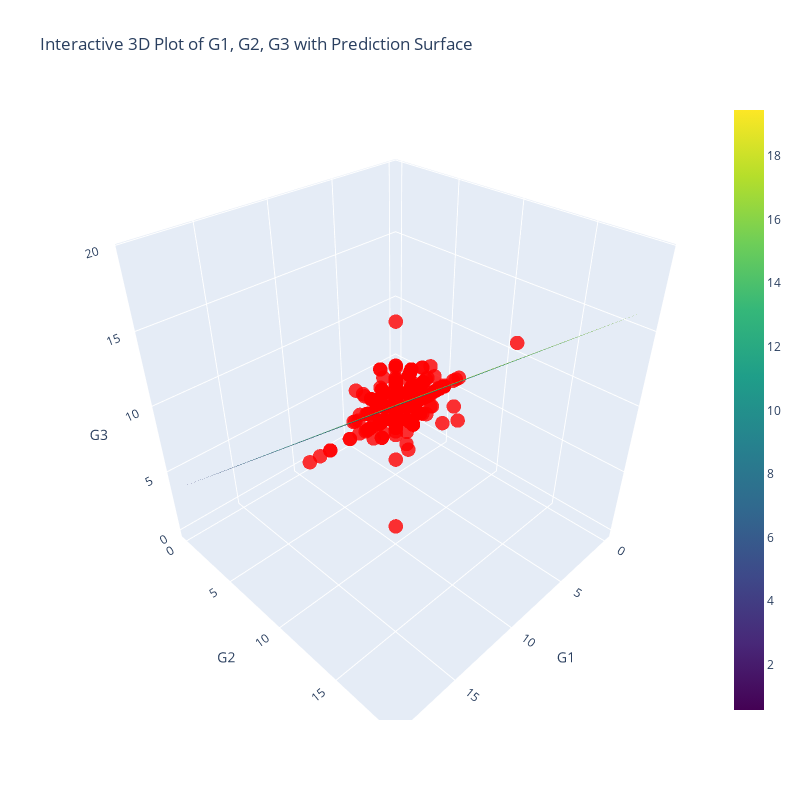

Here is the notebook cell this chart was saved with:
### Markdown cell above
That is a beautiful graph! You can clearly see our data points and our prediction surface. Also you can notice some outliers too. Apparently some students probably didn't enter the final exam or they somehow scored 0 even though they had some scores from previous exams. Whatever the reason is these outliers are the biggest enemy of linear regression. We should get rid of them and try to run our model again. Remember that we don't have much data so we wouldn't want to just get rid of all points where the G3 grade is 0. We want to just get rid of points where G1 and G2 grades are bigger than zero but G3 grade is zero. The points which have the G3 and G2 grades are zero together should stay.

### Code cell
# Getting rid of the rows where G3 is 0 but G1 and G2 are not 0
# ~ stand for NOT operation
# If the G3 is 0, G1 is greater than 0 and G2 is greater than 0, then do not include that row
condition = ~((df_encoded["G3"] == 0) & (df_encoded["G1"] > 0) & (df_encoded["G2"] > 0))

# Apply the condition to the dataframe
filtered_df = df_encoded[condition]

# Define features and target variable
X = filtered_df[features]
y = filtered_df["G3"]
results = train_model(X, y, lr_pipeline)
for i in results:
    print(i + ":", results[i])
plot3d(X, y, lr_pipeline, features)

### Figure 1 — Plotly figure (JSON) as saved in the notebook; plotly's stock layout.template omitted (floating-point values rounded to 4 significant figures; data arrays with more than 128 entries replaced by an {"elided": "..."} marker saying what was removed)
{"data": [{"marker": {"color": "red", "opacity": 0.8, "size": 5}, "mode": "markers", "name": "Actual Data", "type": "scatter3d", "x": {"elided": "641 int values"}, "y": {"elided": "641 int values"}, "z": {"elided": "641 int values"}}, {"colorscale": [[0, "#440154"], [0.1111, "#482878"], [0.2222, "#3e4989"], [0.3333, "#31688e"], [0.4444, "#26828e"], [0.5556, "#1f9e89"], [0.6667, "#35b779"], [0.7778, "#6ece58"], [0.8889, "#b5de2b"], [1, "#fde725"]], "name": "Prediction Surface", "opacity": 0.7, "type": "surface", "x": {"elided": "50x50 float values"}, "y": {"elided": "50x50 float values"}, "z": {"elided": "50x50 float values"}}], "layout": {"height": 800, "scene": {"xaxis": {"title": {"text": "G1"}}, "yaxis": {"title": {"text": "G2"}}, "zaxis": {"title": {"text": "G3"}}}, "title": {"text": "Interactive 3D Plot of G1, G2, G3 with Prediction Surface"}, "width": 800}}
